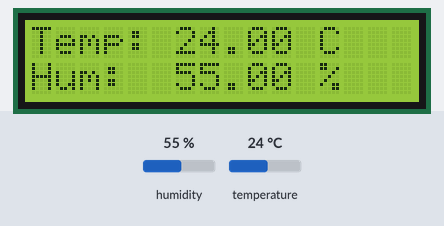
The sketch below on a simulated Arduino Uno, built with avr-gcc and run on an emulated ATmega328P. On the bench: 16×2 character LCD. Inputs (shaded band) come from the test bench; at power-on: humidity 55 %, temperature 24 °C.

Above: at 3.2 s.
3.3 s: humidity set to 22 %
At 5.9 s:
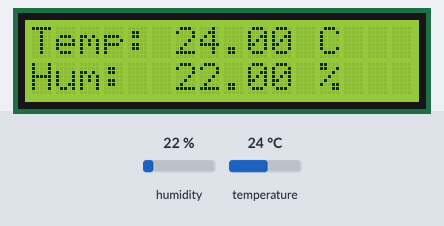
6.3 s: temperature set to 12 °C
At 8.1 s:
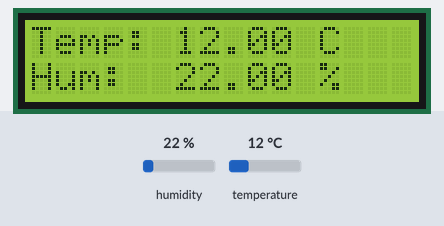
9.3 s: humidity set to 40 %
At 11.4 s:
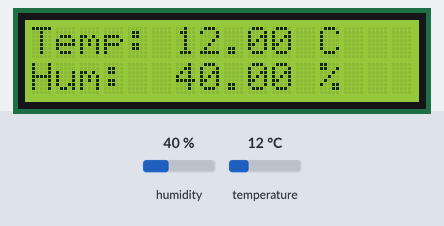
12.3 s: temperature set to 19 °C
At 13.7 s:
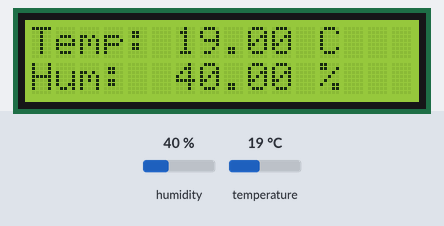
Timing chart, 0 to 15.3 s (numbered marks = the images above; inputs shaded):
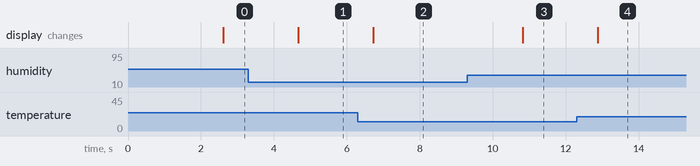

Measured:
- after the input at 3.3 s, the display: changes after 1.4 s (image 1)
- after the input at 6.3 s, the display: changes after 0.42 s (image 2)
- after the input at 9.3 s, the display: changes after 1.5 s (image 3)
- after the input at 12.3 s, the display: changes after 0.58 s (image 4)

The sketch:

Project4.ino
```cpp
// Include necessary libraries
#include <Wire.h>           // For I2C communication (used by the LCD)
#include <LiquidCrystal_I2C.h>  // For controlling the I2C LCD
#include <DHT.h>            // For reading the DHT11 sensor

// Define DHT sensor pin and type
#define DHTPIN 2            // Digital pin connected to DHT11
#define DHTTYPE DHT11       // Type of DHT sensor (DHT11, DHT22, etc.)

// Initialize DHT sensor and LCD objects
DHT dht(DHTPIN, DHTTYPE);   // Create DHT object
LiquidCrystal_I2C lcd(0x27, 16, 2);  // LCD address: 0x27, 16 columns, 2 rows

void setup() {
  // Initialize the LCD
  lcd.init();       // Start LCD communication
  lcd.backlight();    // Turn on backlight (if available)

  // Initialize DHT sensor
  dht.begin();        // Start DHT sensor
  delay(500);         // Short delay for sensor stabilization
}

void loop() {
  // Wait 2 seconds between readings (DHT11 needs ~1 sec minimum)
  delay(2000);

  // Read temperature and humidity
  float temp = dht.readTemperature();  // Read temperature in Celsius
  float hum = dht.readHumidity();      // Read humidity in %

  // Check if readings failed (returns NaN if error)
  if (isnan(temp) || isnan(hum)) {
    lcd.clear();              // Clear LCD if error occurs
    lcd.setCursor(0, 0);      // Move cursor to first line
    lcd.print("DHT Error!");  // Display error message
    return;                   // Skip the rest of the loop
  }

  // If readings are OK, display them on the LCD
  lcd.clear();                // Clear previous readings
  lcd.setCursor(0, 0);        // Move to first line, first column
  lcd.print("Temp: ");       // Print label
  lcd.print(temp);           // Print temperature value
  lcd.print(" C");           // Print unit (°C)

  lcd.setCursor(0, 1);        // Move to second line, first column
  lcd.print("Hum:  ");        // Print label
  lcd.print(hum);            // Print humidity value
  lcd.print(" %");           // Print unit (%)
}
```
